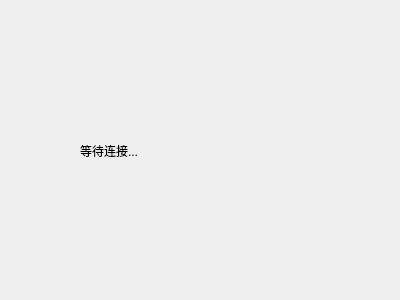
<?xml version="1.0" encoding="UTF-8"?>
<ui version="4.0">
 <class>Server</class>
 <widget class="QDialog" name="Server">
  <property name="geometry">
   <rect>
    <x>0</x>
    <y>0</y>
    <width>400</width>
    <height>300</height>
   </rect>
  </property>
  <property name="windowTitle">
   <string>Server</string>
  </property>
  <widget class="QLabel" name="label">
   <property name="geometry">
    <rect>
     <x>80</x>
     <y>130</y>
     <width>201</width>
     <height>41</height>
    </rect>
   </property>
   <property name="text">
    <string>等待连接...</string>
   </property>
  </widget>
 </widget>
 <layoutdefault spacing="6" margin="11"/>
 <resources/>
 <connections/>
</ui>
